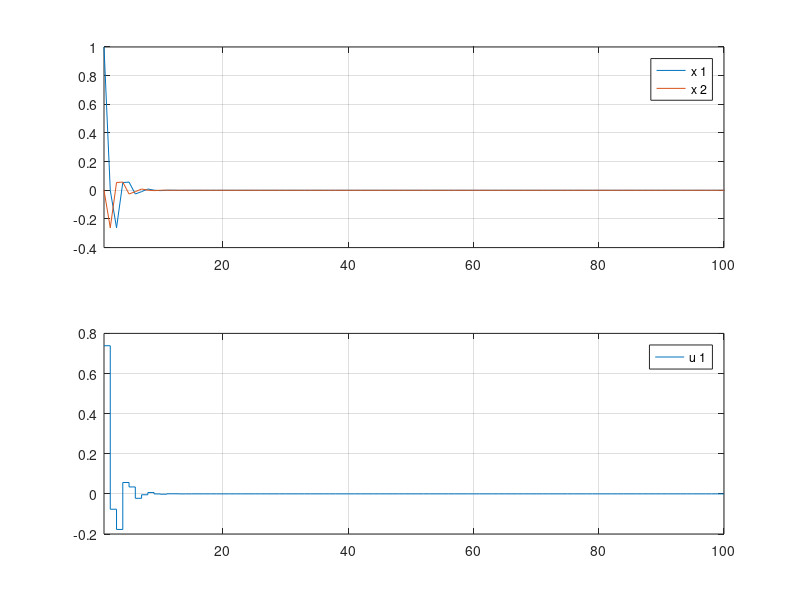

MATLAB code for this plot:
clear all;
close all;
clc;

%%%%%%%%%%系统定义
%定义系统矩阵A
A = [0 1; -1 -0.5];
n = size(A, 1);
%定义系统矩阵B
B = [0; 1];
p = size(B,2);

%%%%%%%%系统离散
%离散时间步长
Ts = 0.1;
%连续系统转为离散系统 不是必须的
%sys_d = c2d(ss(A, B), Ts);
%A = sys_d.a;
%B = sys_d.b;
%%%%%%%%%%系统初始化
%初始状态 可以有多个输入值，这个输入值是一个位移和速度
x0 = [1; 0];
x = x0;
%初始输入
u0 = 2;
u = u0;
%%%%%%%%%%初始化参数
%定义运行步数
k_steps = 100;
%定义存储系统状态结果的矩阵 维度为 n * k_step
x_history = zeros(n, k_steps);
%系统状态赋值存储
x_history(:, 1) = x;%对第一次进行赋值
%定义系统输入状态存储矩阵 p*k_step
u_history = zeros(p, k_steps);
%将系统输入初始赋值
u_history(:, 1) = u;
%%%%%%%%%%权重矩阵设计
%系统状态权重矩阵
Q = [1 0; 0 1];
%系统终值权重矩阵
S = [1 0; 0 1];
%系统输入权重矩阵(单输入)
R = 1;
%p矩阵初始化
p_k = S;
%F_N矩阵计算，可以提前计算好，之后使用，F_N的结果与系统的状态无关，与系统的输入输出也无关
N = k_steps;
for k = 1: N
    F = inv(R + B'* p_k * B)*B'* p_k * A;
    p_k = (A - B * F)' * p_k * (A - B * F) + (F)' * R * (F) + Q;
    if k == 1
        F_N = F;
    else 
        F_N = [F; F_N];
    end
end
%%%%%%%%%%开始仿真
for k = 1: k_steps
    %计算系统输入
    u = - F_N((k-1)*p+1:k*p, :) * x;
    %系统输入带入系统方程，计算系统响应
    x = A * x + B * u;
    %保存系统状态到预先定义矩阵的相应位置
    x_history(:, k+1) = x;
    %保存系统输入到预先定义矩阵的相应位置
    u_history(:, k) = u;
end

%%%%%%%%%%结果显示
%系统状态视图
subplot(2, 1, 1);
for i = 1: n
    plot(x_history(i, :));
    hold;
end
legend(num2str((1: n)', 'x %d'));
xlim([1, k_steps]);
grid on;
%系统输入视图
subplot(2, 1, 2);
for i = 1: p
    stairs(u_history(i, :));
    hold;
end
legend(num2str((1: p)', 'u %d'));
xlim([1, k_steps]);
grid on